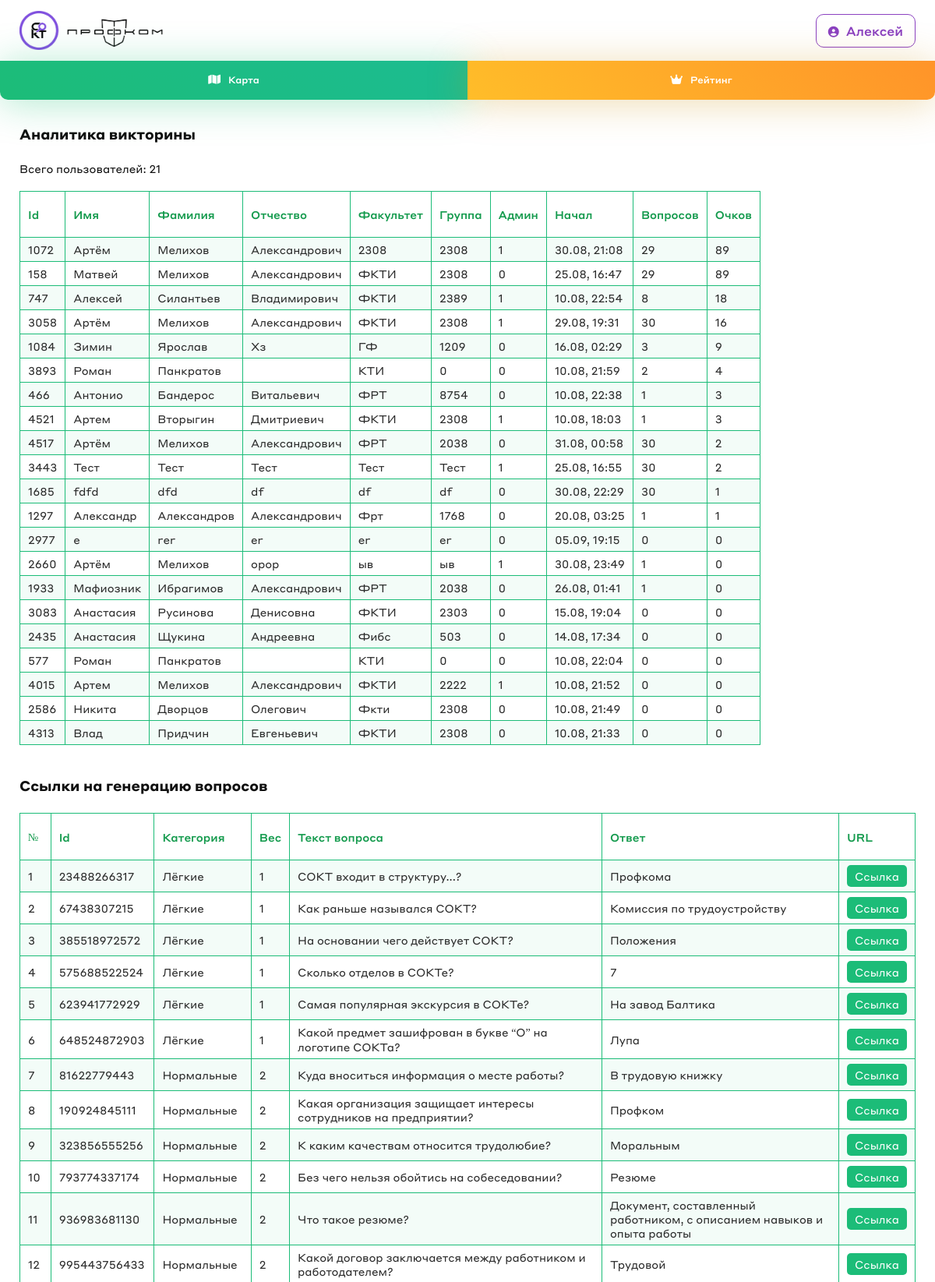
The app's page /stats (signed in, upper part) with its own data.
### app/models.py (models this page shows, shortened)
class Users(db.Model):
    id = db.Column(db.Integer, primary_key=True)
    name = db.Column(db.String(50))
    last_name = db.Column(db.String(50))
    middle_name = db.Column(db.String(50))
    faculty = db.Column(db.String(50))
    group = db.Column(db.Integer())
    registration_time = db.Column(db.PickleType()) # datetime.datetime
    finish_time = db.Column(db.PickleType()) # datetime.datetime
    is_admin = db.Column(db.Integer()) # 0 or 1
    score = db.Column(db.Integer())
    answers = db.Column(db.PickleType()) # dict
    decodes = db.Column(db.PickleType()) # dict with decode id questions

class Questions(db.Model):
    id = db.Column(db.Integer(), primary_key=True)
    text = db.Column(db.String(300))
    options = db.Column(db.PickleType()) # list
    answer = db.Column(db.String(50))
    weight = db.Column(db.Integer())
    category = db.Column(db.String(300))

### app/functions.py (the view)
    def inner(*args, **kwargs):
        user = get_user_from_session()
        if not user:
            return abort(401)
        if user.is_admin:
            return function(*args, **kwargs)
        else:
            return abort(403)

### app/__init__.py (called while the page is built)
@application.before_request
def make_session_permanent():
    session.permanent = True
    application.permanent_session_lifetime = datetime.timedelta(days=30)

### app/functions.py (called while the page is built)
def admin_required(function):
    def inner(*args, **kwargs):
        user = get_user_from_session()
        if not user:
            return abort(401)
        if user.is_admin:
            return function(*args, **kwargs)
        else:
            return abort(403)
    inner.__name__ = function.__name__
    return inner

def get_user_from_session():
    user_id = session.get("user_id")
    user = Users.query.filter_by(id=user_id).first()
    return user

### app/routes.py (called while the page is built)
@application.route("/stats")
@admin_required
def stats():
    users = list(Users.query.order_by(Users.score.desc(), Users.registration_time.desc()).all())
    questions = list(Questions.query.order_by(Questions.weight).all())
    return render_template("stats.html", users=users, questions=questions)

### app/templates/stats.html (shortened to what this page needs)
{% extends "base.html" %}
{% block content %}
<div class="stats padding">
    <div class="stats__inner">
        <h2 class="stats__title title">Аналитика викторины</h2>
        <p class="stats__users-number">Всего пользователей: {{ users|length }}</p>
        <table class="stats__iksweb iksweb">
            <tbody>
                <tr>
                    <td>Id</td>
                    <td>Имя</td>
                    <td>Фамилия</td>
                    <td>Отчество</td>
                    <td>Факультет</td>
                    <td>Группа</td>
                    <td>Админ</td>
                    <td>Начал</td>
                    <td>Вопросов</td>
                    <td>Очков</td>
                </tr>
                {% for user in users %}
                <tr>
                    <td>{{ user.id }}</td>
                    <td>{{ user.name }}</td>
                    <td>{{ user.last_name }}</td>
                    <td>{{ user.middle_name }}</td>
                    <td>{{ user.faculty }}</td>
                    <td>{{ user.group }}</td>
                    <td>{{ user.is_admin }}</td>
                    <td>{{ user.registration_time.strftime("%d.%m, %H:%M") }}</td>
                    <td>{{ user.answers|length }}</td>
                    <td>{{ user.score }}</td>
                </tr>
                {% endfor %}
            </tbody>
        </table>
        <h2 class="stats__title title">Ссылки на генерацию вопросов</h2>
        <table class="stats__iksweb iksweb">
            <tbody>
                <tr>
                    <td>№</td>
                    <td>Id</td>
                    <td>Категория</td>
                    <td>Вес</td>
                    <td>Текст вопроса</td>
                    <td>Ответ</td>
                    <td>URL</td>
                </tr>
                {% for question in questions %}
                <tr>
                    <td>{{ questions.index(question)+1 }}</td>
                    <td>{{ question.id }}</td>
                    <td>{{ question.category }}</td>
                    <td>{{ question.weight }}</td>
                    <td>{{ question.text }}</td>
                    <td>{{ question.answer }}</td>
                    <td><a href="{{ url_for('generate_question_url', id=question.id) }}">Ссылка</a></td>
                </tr>
                {% endfor %}
            </tbody>
        </table>
    </div>
</div>
{% endblock %}

### app/templates/base.html (shortened to what this page needs)
<!doctype html>
<html lang="en">
<head>
    <link rel="stylesheet" href="{{ url_for('index') }}static/css/main.css">
</head>
<body>
    <header class="header">
        <a href="{{url_for('index')}}"><img src="{{url_for('index')}}static/img/header-logos.png" alt="СОКТ" class="header__img"></a>
        {% if session["user_id"] %}
        <a href="{{url_for('profile')}}" class="header__name"><i class="fa-solid fa-circle-user"></i> {{ session["user_name"] }}</a>
        {% else %}
        <a href="{{url_for('login')}}" class="header__name"><i class="fa-solid fa-bolt-lightning"></i> Начать</a>
        {% endif %}
    </header>
    {% if session["user_id"] %}
    <a href="{{url_for('map')}}" class="map-btn btn"><i class="fa-solid fa-map"></i>Карта</a>
    <a href="{{url_for('mobile_rating')}}" class="rating-btn btn"><i class="fa-solid fa-crown"></i>Рейтинг</a>
    {% endif %}
    {% block content %}{% endblock %}
</body>
</html>

### app/static/css/main.css (style rules this page uses)
* { text-decoration: none; margin: 0; padding: 0; font-family: "Styrene"; font-weight: 400; font-size: 14px; -webkit-box-sizing: border-box; box-sizing: border-box; color: #101010; }
body { padding: 0 25px; width: 100%; }
i { margin-right: 10px; color: white; }
.padding { padding-top: 160px; }
.btn { padding: 10px 20px; display: block; font-weight: 500; background: linear-gradient(45deg, #8b41c1, #7241c1); color: white; width: auto; border-radius: 10px; text-align: center; font-size: 12px; }
.title { font-size: 24px; font-weight: 700; margin-bottom: 3vh; }
.header { padding: 15px 25px; background: white; height: 80px; width: 100%; display: -webkit-box; display: -ms-flexbox; display: flex; -webkit-box-orient: horizontal; -webkit-box-direction: normal; -ms-flex-direction: row; flex-direction: row; -webkit-box-align: center; -ms-flex-align: center; align-items: center; -webkit-box-pack: justify; -ms-flex-pack: justify; justify-content: space-between; position: fixed; top: 0; left: 0; border-bottom: 2px solid #8b41c1; -webkit-box-shadow: 0px 4px 50px 0px rgba(157, 46, 229, 0.2); box-shadow: 0px 4px 50px 0px rgba(157, 46, 229, 0.2); z-index: 9998; }
.header__img { display: block; height: 50px; }
.header__name { border: 1px solid #8b41c1; padding: 10px 15px; border-radius: 10px; font-weight: 500; font-size: 16px; color: #8b41c1; }
.header__name i { margin-right: 5px; color: #8b41c1; }
.map-btn { position: fixed; top: 78px; left: 0; width: 50%; text-align: center; border-radius: 0px 0px 0px 10px; background: linear-gradient(45deg, #1cbc78, #1cbc91); color: white; -webkit-box-shadow: 0px 4px 50px 0px rgba(20, 191, 112, 0.34); box-shadow: 0px 4px 50px 0px rgba(20, 191, 112, 0.34); height: 50px; padding: 0; line-height: 50px; z-index: 9999; }
.map-btn i { color: white; margin: 0; margin-right: 10px; }
.rating-btn { position: fixed; top: 78px; right: 0; width: 50%; text-align: center; border-radius: 0px 0px 10px 0px; background: linear-gradient(45deg, #ffbd29, #ff9429); color: white; -webkit-box-shadow: 0px 4px 50px 0px rgba(206, 149, 22, 0.34); box-shadow: 0px 4px 50px 0px rgba(206, 149, 22, 0.34); height: 50px; padding: 0; line-height: 50px; z-index: 9999; }
.rating-btn i { color: white; margin: 0; margin-right: 10px; }
.stats__title { font-size: 18px; margin-bottom: 3vh; }
.stats__users-number { margin-bottom: 20px; }
table.iksweb { border-collapse: collapse; border-spacing: 0; height: auto; font-size: 14px; display: block; overflow-x: scroll; margin-bottom: 5vh; }
table.iksweb tr:first-child td { padding-top: 20px; padding-bottom: 20px; color: #101010; font-weight: 500; color: #159b4e; border-radius: 10px; }
table.iksweb td, table.iksweb th { border: 1px solid #1cbc78; }
table.iksweb tr:nth-child(even) { background: rgba(28, 188, 120, 0.05); }
table.iksweb td, table.iksweb th { min-height: 35px; padding: 6px 10px; color: #2a2a2a; }
table.iksweb td a, table.iksweb th a { display: block; color: white; border-radius: 5px; padding: 5px 10px; background: #1cbc78; }
body { position: relative; }

### records on screen
Users: user_name "Алексей", id "747", name "Алексей", last_name "Силантьев", middle_name "Владимирович", faculty "ФКТИ", group "2389", is_admin "1", registration_time "10.08, 22:54", answers|length "8", score "18"
Users: id "1072", name "Артём", last_name "Мелихов", middle_name "Александрович", faculty "2308", group "2308", is_admin "1", registration_time "30.08, 21:08", answers|length "29", score "89"
Users: id "158", name "Матвей", last_name "Мелихов", middle_name "Александрович", faculty "ФКТИ", group "2308", is_admin "0", registration_time "25.08, 16:47", answers|length "29", score "89"
Users: id "3058", name "Артём", last_name "Мелихов", middle_name "Александрович", faculty "ФКТИ", group "2308", is_admin "1", registration_time "29.08, 19:31", answers|length "30", score "16"
Users: id "1084", name "Зимин", last_name "Ярослав", middle_name "Хз", faculty "ГФ", group "1209", is_admin "0", registration_time "16.08, 02:29", answers|length "3", score "9"
Users: id "3893", name "Роман", last_name "Панкратов", faculty "КТИ", group "0", is_admin "0", registration_time "10.08, 21:59", answers|length "2", score "4"
Users: id "466", name "Антонио", last_name "Бандерос", middle_name "Витальевич", faculty "ФРТ", group "8754", is_admin "0", registration_time "10.08, 22:38", answers|length "1", score "3"
Users: id "4521", name "Артем", last_name "Вторыгин", middle_name "Дмитриевич", faculty "ФКТИ", group "2308", is_admin "1", registration_time "10.08, 18:03", answers|length "1", score "3"
Users: id "4517", name "Артём", last_name "Мелихов", middle_name "Александрович", faculty "ФРТ", group "2038", is_admin "0", registration_time "31.08, 00:58", answers|length "30", score "2"
Users: id "3443", name "Тест", last_name "Тест", middle_name "Тест", faculty "Тест", group "Тест", is_admin "1", registration_time "25.08, 16:55", answers|length "30", score "2"
Users: id "1685", name "fdfd", last_name "dfd", middle_name "df", faculty "df", group "df", is_admin "0", registration_time "30.08, 22:29", answers|length "30", score "1"
Users: id "1297", name "Александр", last_name "Александров", middle_name "Александрович", faculty "Фрт", group "1768", is_admin "0", registration_time "20.08, 03:25", answers|length "1", score "1"
Users: id "2977", name "e", last_name "rer", middle_name "er", faculty "er", group "er", is_admin "0", registration_time "05.09, 19:15", answers|length "0", score "0"
Users: id "2660", name "Артём", last_name "Мелихов", middle_name "орор", faculty "ыв", group "ыв", is_admin "1", registration_time "30.08, 23:49", answers|length "1", score "0"
Users: id "1933", name "Мафиозник", last_name "Ибрагимов", middle_name "Александрович", faculty "ФРТ", group "2038", is_admin "0", registration_time "26.08, 01:41", answers|length "1", score "0"
Users: id "3083", name "Анастасия", last_name "Русинова", middle_name "Денисовна", faculty "ФКТИ", group "2303", is_admin "0", registration_time "15.08, 19:04", answers|length "0", score "0"
Users: id "2435", name "Анастасия", last_name "Щукина", middle_name "Андреевна", faculty "Фибс", group "503", is_admin "0", registration_time "14.08, 17:34", answers|length "0", score "0"
Users: id "577", name "Роман", last_name "Панкратов", faculty "КТИ", group "0", is_admin "0", registration_time "10.08, 22:04", answers|length "0", score "0"
Users: id "4015", name "Артем", last_name "Мелихов", middle_name "Александрович", faculty "ФКТИ", group "2222", is_admin "1", registration_time "10.08, 21:52", answers|length "0", score "0"
Users: id "2586", name "Никита", last_name "Дворцов", middle_name "Олегович", faculty "Фкти", group "2308", is_admin "0", registration_time "10.08, 21:49", answers|length "0", score "0"
Users: id "4313", name "Влад", last_name "Придчин", middle_name "Евгеньевич", faculty "ФКТИ", group "2308", is_admin "0", registration_time "10.08, 21:33", answers|length "0", score "0"
Questions: questions.index(question)+1 "1", id "23488266317", category "Лёгкие", weight "1", text "СОКТ входит в структуру...?", answer "Профкома"
Questions: questions "2", id "67438307215", category "Лёгкие", weight "1", text "Как раньше назывался СОКТ?", answer "Комиссия по трудоустройству"
Questions: questions "3", id "385518972572", category "Лёгкие", weight "1", text "На основании чего действует СОКТ?", answer "Положения"
Questions: questions "4", id "575688522524", category "Лёгкие", weight "1", text "Сколько отделов в СОКТе?", answer "7"
Questions: questions "5", id "623941772929", category "Лёгкие", weight "1", text "Самая популярная экскурсия в СОКТе?", answer "На завод Балтика"
Questions: questions "6", id "648524872903", category "Лёгкие", weight "1", text "Какой предмет зашифрован в букве “О” на логотипе СОКТа?", answer "Лупа"
Questions: questions "7", id "81622779443", category "Нормальные", weight "2", text "Куда вноситься информация о месте работы?", answer "В трудовую книжку"
Questions: questions "8", id "190924845111", category "Нормальные", weight "2", text "Какая организация защищает интересы сотрудников на предприятии?", answer "Профком"
Questions: questions "9", id "323856555256", category "Нормальные", weight "2", text "К каким качествам относится трудолюбие?", answer "Моральным"
Questions: questions "10", id "793774337174", category "Нормальные", weight "2", text "Без чего нельзя обойтись на собеседовании?", answer "Резюме"
Questions: questions "11", id "936983681130", category "Нормальные", weight "2", text "Что такое резюме?", answer "Документ, составленный работником, с описанием навыков и опыта работы"
Questions: questions "12", id "995443756433", category "Нормальные", weight "2", text "Какой договор заключается между работником и работодателем?", answer "Трудовой"

### other values on screen
{{ users|length }} "21"
